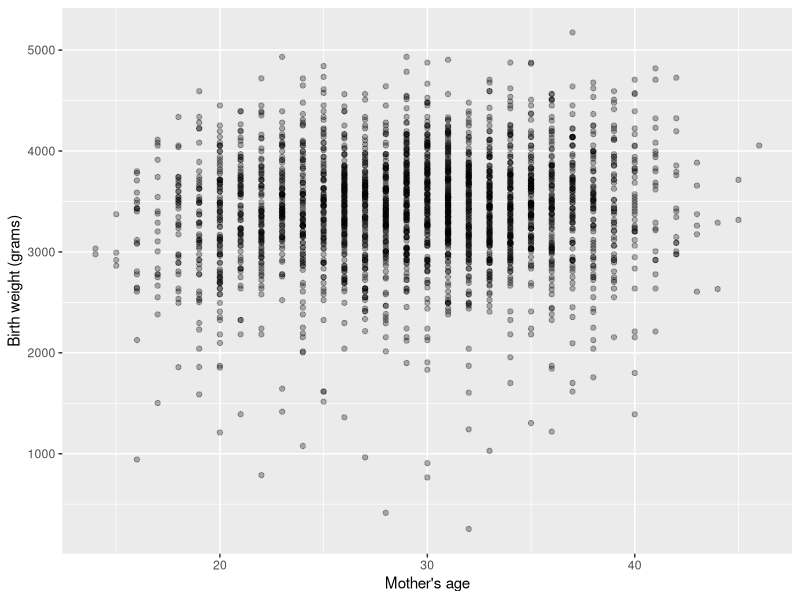
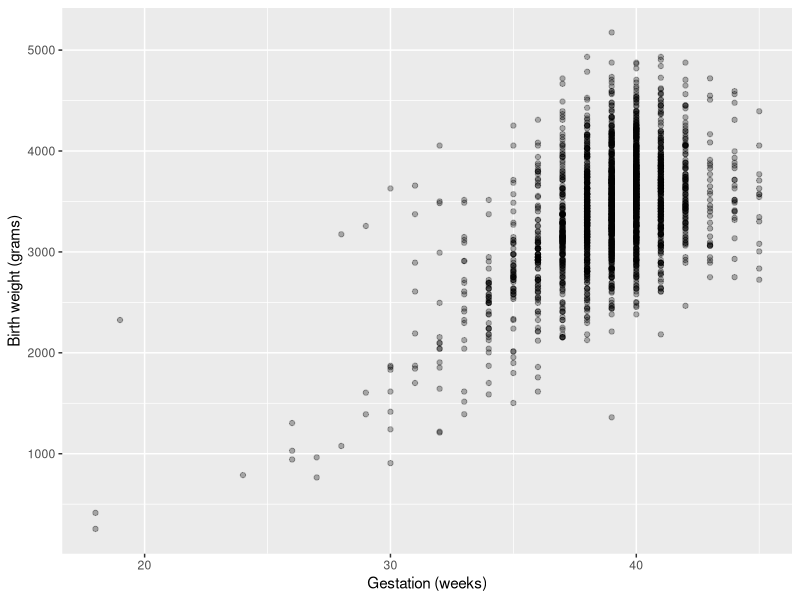
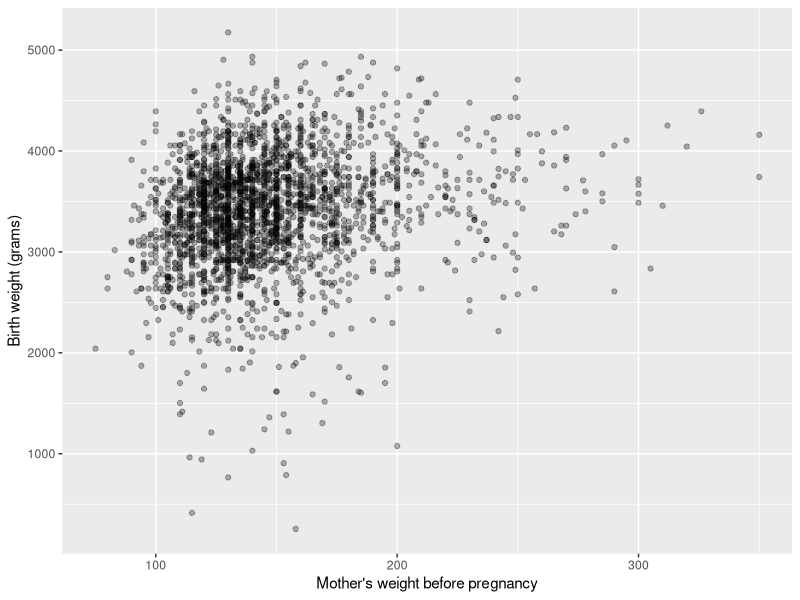
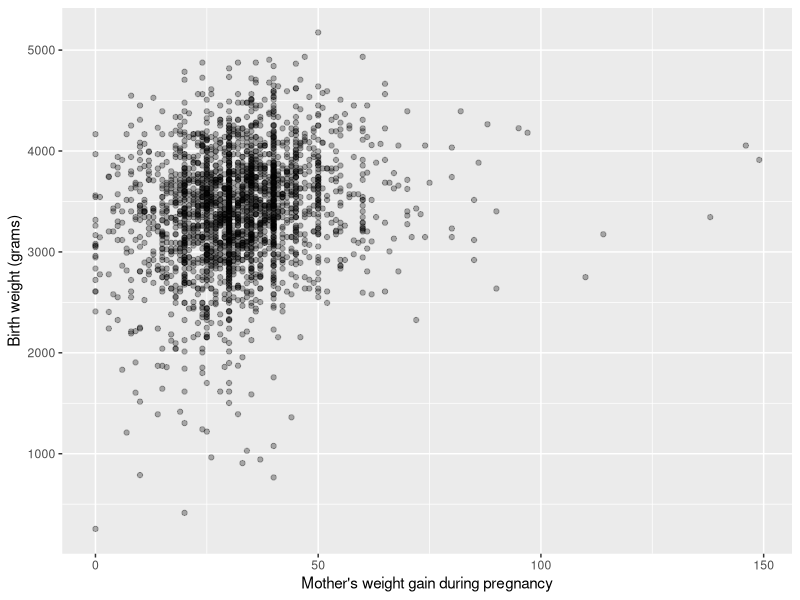
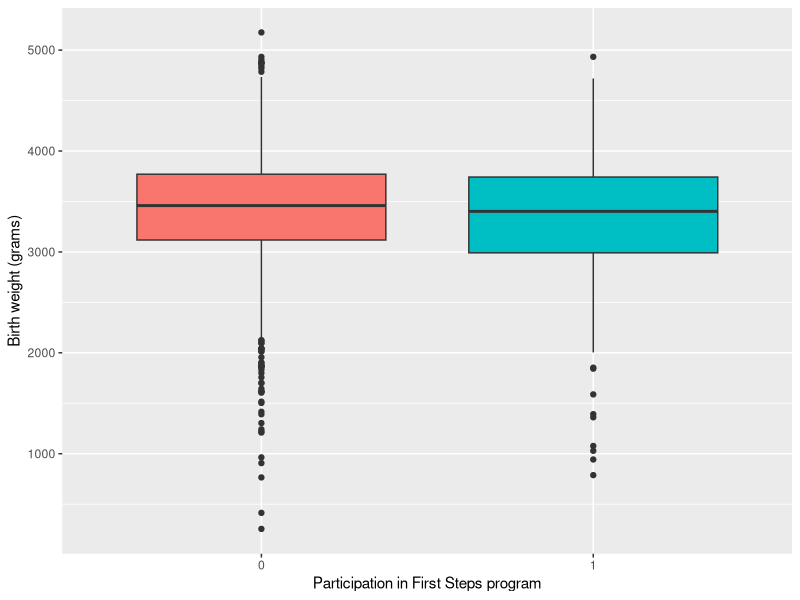
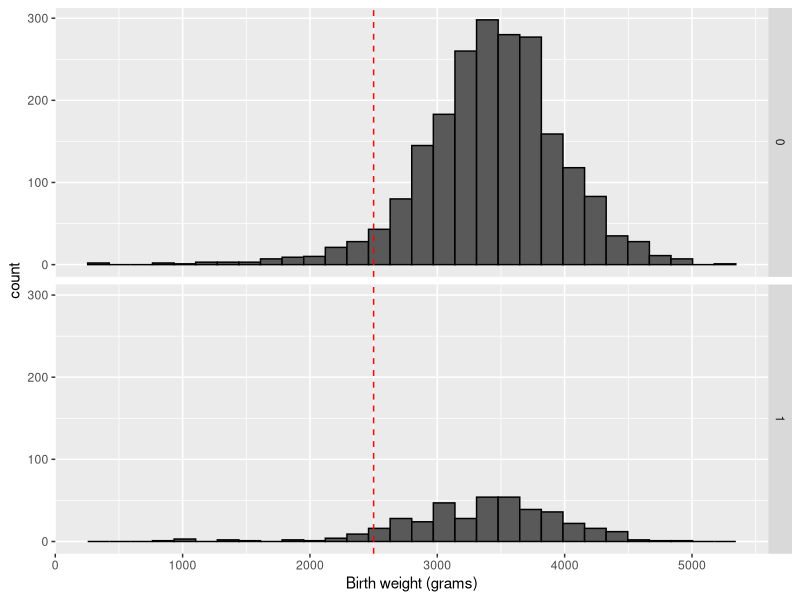

Write R code to recreate these figures, in order.
## ---- chunk 1
beads <- rep(c("red", "blue"), times = c(2,3))
beads
## ---- chunk 2
sample(beads, 1)
## ---- chunk 3
B <- 10000
events <- replicate(B, sample(beads, 1))
## ---- chunk 4
tab <- table(events)
tab
## ---- chunk 5
prop.table(tab)
## ---- chunk 6
sample(beads, 5)
sample(beads, 5)
sample(beads, 5)
## ---- chunk 7
events <- sample(beads, B, replace = TRUE)
prop.table(table(events))
## ---- chunk 8
# Set the seed so that we get the same outcomes each time
# we run the code even though it is random. We are setting 
# the random number generator. This is great for reproducibility.
set.seed(1)
x <- sample(beads, 5)
## ---- chunk 9
x[2:5]
## ---- chunk 10
set.seed(1)
beads <- rep( c("red", "blue"), times = c(2, 3))
X <- ifelse(sample(beads, 1) == "blue", 1, 0)
## ---- chunk 11
ifelse(sample(beads, 1) == "blue", 1, 0)
ifelse(sample(beads, 1) == "blue", 1, 0)
ifelse(sample(beads, 1) == "blue", 1, 0)
## ---- chunk 12
library(ggplot2)
library(dplyr)
## ---- chunk 13
data <- read.table("KingCounty2001_data.txt", header = TRUE)
head(data)
## ---- chunk 14
table(data$firstep)
## ---- chunk 15
p <- data %>% ggplot(aes(age, bwt)) +
              geom_point(alpha = 0.3) +
              ylab("Birth weight (grams)") +
              xlab("Mother's age")
p
## ---- chunk 16
p <- data %>% ggplot(aes(gestation, bwt)) +
              geom_point(alpha = 0.3) +
              ylab("Birth weight (grams)") +
              xlab("Gestation (weeks)")
p
## ---- chunk 17
p <- data %>% ggplot(aes(wpre, bwt)) +
              geom_point(alpha = 0.3) +
              ylab("Birth weight (grams)") +
              xlab("Mother's weight before pregnancy")
p
## ---- chunk 18
p <- data %>% ggplot(aes(wgain, bwt)) +
              geom_point(alpha = 0.3) +
              ylab("Birth weight (grams)") +
              xlab("Mother's weight gain during pregnancy")
p
## ---- chunk 19
p <- data %>% ggplot(aes(as.factor(firstep), bwt, fill = as.factor(firstep))) +
              geom_boxplot() +
              ylab("Birth weight (grams)") +
              xlab("Participation in First Steps program") +
              theme(legend.position = "none") 
p
## ---- chunk 20
p <- data %>% ggplot(aes(bwt)) +
              geom_histogram(color="black") +
              xlab("Birth weight (grams)") +
              facet_grid(as.factor(firstep)~.) +
              geom_vline(data=filter(data, firstep==0), aes(xintercept = 2500), linetype = "dashed", color = "red") +
              geom_vline(data=filter(data, firstep==1), aes(xintercept = 2500), linetype = "dashed", color = "red")
p
